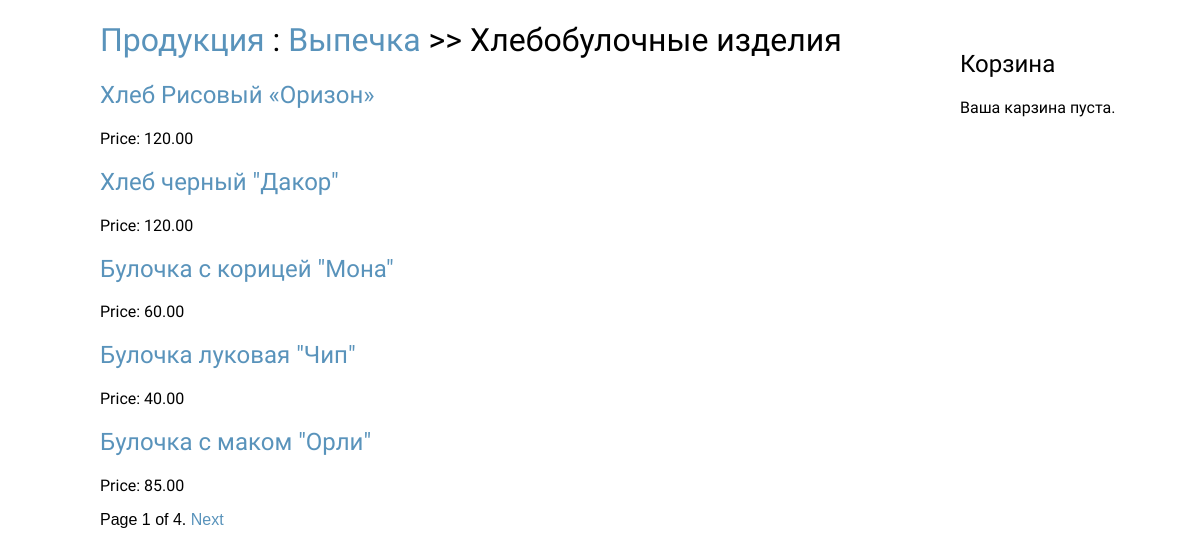
The page /vypechka/khlebobulochnyye-izdeliya/ on the database its author committed.
### beckary_shop/models.py (models this page shows, shortened)
class Category(models.Model):
    name = models.CharField(max_length=100, db_index=True)
    slug = models.SlugField(max_length=100, unique=True)
    section = models.ForeignKey(Section, related_name='category', on_delete=models.CASCADE)
    url = models.URLField(max_length=100)
    img = models.ImageField()

class Section(models.Model):
    name = models.CharField(max_length=100, db_index=True)
    slug = models.SlugField(max_length=100, unique=True)
    url = models.URLField(max_length=100)
    img = models.ImageField(upload_to='section/')
    def get_absolute_url(self):
        return reverse('beckary_shop:cat_list', args=[self.slug])

class Product(models.Model):
    name = models.CharField(max_length=100, db_index=True)
    slug = models.SlugField(max_length=100, unique=True)
    category = models.ForeignKey(Category, related_name='product', on_delete=models.CASCADE)
    description = models.TextField()
    price = models.DecimalField(max_digits=10, decimal_places=2)
    url = models.URLField(max_length=100)
    img = models.ImageField()
    def get_absolute_url(self):
        return reverse('beckary_shop:prod_detail', args=[self.category.section.slug, self.category.slug, self.slug])

### beckary_shop/views.py (the view)
# urls.py: path('<slug:sec_slug>/<slug:cat_slug>/', views.prod_list, name='prod_list'),
def prod_list(request, sec_slug, cat_slug):
    cat = Category.objects.get(slug = cat_slug)
    prod_list = Product.objects.filter(category_id = cat.id)
    paginator = Paginator(prod_list, 5)
    page = request.GET.get('page')
    try:
        prods = paginator.page(page)
    except PageNotAnInteger:
        prods = paginator.page(1)
    except EmptyPage:
        prods = paginator.page(paginator.num_pages)
    return render(request, 'product/prod_list.html', {'page':page,'prods': prods, 'cat':cat})

### cart/cart.py (called while the page is built)
    def __len__(self):
        return sum(item['quantity'] for item in self.cart.values())

### cart/context_processor.py (called while the page is built)
def cart(request):
    return {'cart': Cart(request)}

### beckary_shop/templates/product/prod_list.html (shortened to what this page needs)
{% extends "base.html" %}
{% block content %}
<h1><a href="/">Продукция</a> : <a href="{{ cat.section.get_absolute_url }}">{{ cat.section.name }}</a> >> {{ cat.name }}</h1>
{% for prod in prods %}
<h2>
<a href="{{ prod.get_absolute_url }}">{{ prod.name }}</a>
</h2>
<p class="date">Price: {{ prod.price }}</p>
{% endfor %}
{% include "product/pagination.html" with page=prods %}
{% endblock %}

### beckary_shop/static/css/blog__.css (style rules this page uses)
body { margin:0; padding:0; font-family:helvetica, sans-serif; }
h1, h2, h3, h4, h5 , h6 , p { font-family: 'Ubuntu', sans-serif; font-weight:normal; }
a { text-decoration:none; color:#5993bb; }

### rows shown on the page
Category: section.name "Выпечка", name "Хлебобулочные изделия"
Product: name "Хлеб Рисовый «Оризон»", price "120.00"
Product: name "Хлеб черный \"Дакор\"", price "120.00"
Product: name "Булочка с корицей \"Мона\"", price "60.00"
Product: name "Булочка луковая \"Чип\"", price "40.00"
Product: name "Булочка с маком \"Орли\"", price "85.00"

### other values the page prints
{{ page.number }} "1"
{{ page.paginator.num_pages }} "4"
